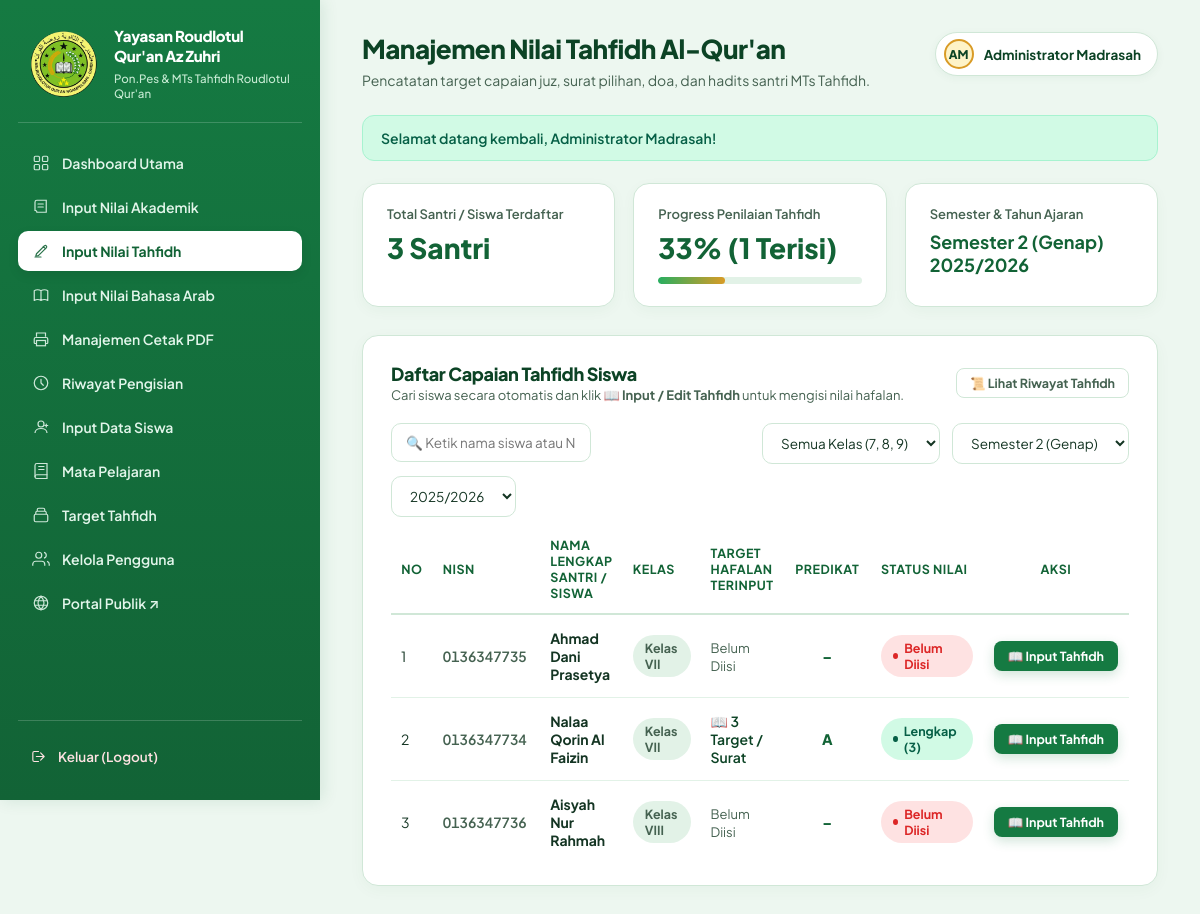
The app's page /staff/tahfidh/index.php (signed in) with its own data.
### tables this page shows
CREATE TABLE IF NOT EXISTS `students` (
    `id` INT UNSIGNED AUTO_INCREMENT PRIMARY KEY,
    `nis` VARCHAR(30) NOT NULL UNIQUE,
    `nisn` VARCHAR(20) NOT NULL UNIQUE,
    `nama` VARCHAR(150) NOT NULL,
    `jenis_kelamin` ENUM('L', 'P') NOT NULL,
    `tempat_lahir` VARCHAR(100) NOT NULL,
    `tanggal_lahir` DATE NOT NULL,
    `agama` VARCHAR(30) NOT NULL DEFAULT 'ISLAM',
    `anak_ke` TINYINT UNSIGNED NULL,
    `status_keluarga` VARCHAR(50) NULL,
    `alamat` TEXT NOT NULL,
    `kelas` VARCHAR(30) NOT NULL,
    `tanggal_diterima` DATE NULL,
    `sekolah_asal` VARCHAR(150) NULL,
    `alamat_sekolah_asal` TEXT NULL,
    `created_at` TIMESTAMP NOT NULL DEFAULT CURRENT_TIMESTAMP,
    `updated_at` TIMESTAMP NOT NULL DEFAULT CURRENT_TIMESTAMP ON UPDATE CURRENT_TIMESTAMP,
    INDEX `idx_students_nama` (`nama`),
    INDEX `idx_students_kelas` (`kelas`)
);

### includes/fungsi.php (called while the page is built, shortened)
<?php
function e(?string $value): string
{
    return htmlspecialchars($value ?? '', ENT_QUOTES, 'UTF-8');
}
function base_url(string $path = ''): string
{
    static $baseUrl = null;
    if ($baseUrl === null) {
        $docRoot = $_SERVER['DOCUMENT_ROOT'] ?? '';
        $rootDir = str_replace('\\', '/', realpath(__DIR__ . '/..') ?: '');
        $docRootDir = str_replace('\\', '/', realpath($docRoot) ?: '');
        if ($rootDir !== '' && $docRootDir !== '' && str_starts_with($rootDir, $docRootDir)) {
            $subPath = substr($rootDir, strlen($docRootDir));
            $baseUrl = rtrim($subPath, '/');
        } else {
            $baseUrl = '';
        }
    }
    $cleanPath = '/' . ltrim($path, '/');
    return ($path === '' || $path === '/') ? ($baseUrl ?: '/') : ($baseUrl . $cleanPath);
}

### includes/auth.php (called while the page is built, shortened)
<?php
require_once __DIR__ . '/fungsi.php';
function current_user(): ?array
{
    return $_SESSION['user'] ?? null;
}

### staff/tahfidh/index.php (the view, shortened to what this page needs)
<?php
require_once __DIR__ . '/../../config/koneksi.php';
require_once __DIR__ . '/../../includes/fungsi.php';
require_once __DIR__ . '/../../includes/auth.php';
$semester = (int)($_GET['semester'] ?? 2);
$schoolYear = trim($_GET['school_year'] ?? '2025/2026');
$waliKelas = current_user_wali_kelas_class();
$sql = "SELECT s.id, s.nis, s.nisn, s.nama, s.kelas,
        COUNT(tg.id) as total_hafalan,
        AVG(tg.score) as rata_rata
        FROM students s
        LEFT JOIN tahfidh_grades tg ON tg.student_id = s.id AND tg.semester = :sem AND tg.school_year = :sy
        WHERE 1=1";
$params = ['sem' => $semester, 'sy' => $schoolYear];
$sql .= " GROUP BY s.id, s.nis, s.nisn, s.nama, s.kelas ORDER BY s.kelas ASC, s.nama ASC";
$stmt = $pdo->prepare($sql);
$stmt->execute($params);
$students = $stmt->fetchAll();
$totalSiswa = count($students);
$sudahDiisi = 0;
foreach ($students as $st) {
    if ((int)$st['total_hafalan'] > 0) {
        $sudahDiisi++;
    }
}
$progressPercent = $totalSiswa > 0 ? (int)round(($sudahDiisi / $totalSiswa) * 100) : 0;
$averagePredicate = static function (?float $score): string {
    if ($score === null || $score <= 0) return '–';
    if ($score >= 98) return 'A+';
    if ($score >= 91) return 'A';
    if ($score >= 86) return 'B+';
    if ($score >= 81) return 'B';
    if ($score >= 76) return 'C+';
    if ($score >= 71) return 'C';
    if ($score >= 66) return 'D+';
    if ($score >= 61) return 'D';
    return 'E';
};
require_once __DIR__ . '/../../includes/header.php';
?>
<div class="stats">
    <div class="stat-card">
        <div class="label">Total Santri / Siswa Terdaftar</div>
        <div class="value"><?= $totalSiswa ?> Santri</div>
    </div>
    <div class="stat-card">
        <div class="label">Progress Penilaian Tahfidh</div>
        <div class="value"><?= $progressPercent ?>% (<?= $sudahDiisi ?> Terisi)</div>
        <div class="progress-track">
            <div class="progress-fill" style="width: <?= $progressPercent ?>%;"></div>
        </div>
    </div>
    <div class="stat-card">
        <div class="label">Semester &amp; Tahun Ajaran</div>
        <div class="value" style="font-size: 18px; font-weight: 700;">
            Semester <?= $semester === 1 ? '1 (Ganjil)' : '2 (Genap)' ?> <?= e($schoolYear) ?>
        </div>
    </div>
</div>
<div class="panel-card">
    <div class="panel-head">
        <div>
            <h2>Daftar Capaian Tahfidh Siswa</h2>
            <p class="section-hint" style="margin: 2px 0 0;">Cari siswa secara otomatis dan klik <strong>📖 Input / Edit Tahfidh</strong> untuk mengisi nilai hafalan.</p>
        </div>
        <div style="display: flex; gap: 8px;">
            <a href="<?= e(base_url('/staff/riwayat/index.php')) ?>" class="btn btn-ghost btn-sm">📜 Lihat Riwayat Tahfidh</a>
        </div>
    </div>
    <div class="filters" style="display: flex; flex-wrap: wrap; gap: 12px; margin-bottom: 20px;">
        <div style="flex: 1; min-width: 240px;">
            <input type="text" id="liveSearchTahfidh" placeholder="🔍 Ketik nama siswa atau NISN (pencarian otomatis)..." autofocus>
        </div>
        <div style="min-width: 150px;">
            <?php if ($isWaliKelas && $waliKelas !== null && $waliKelas !== ''): ?>
                <select id="selectKelas" onchange="applyTahfidhFilter()">
                    <option value="<?= e($waliKelas) ?>" selected><?= $waliKelas === 'IX' ? 'Kelas 9 (IX)' : ($waliKelas === 'VIII' ? 'Kelas 8 (VIII)' : 'Kelas 7 (VII)') ?></option>
                </select>
            <?php else: ?>
                <select id="selectKelas" onchange="applyTahfidhFilter()">
                    <option value="">Semua Kelas (7, 8, 9)</option>
                </select>
            <?php endif; ?>
        </div>
        <div style="min-width: 170px;">
            <select id="selectSemester" onchange="applyTahfidhFilter()">
                <option value="2" <?= $semester === 2 ? 'selected' : '' ?>>Semester 2 (Genap)</option>
            </select>
        </div>
        <div style="min-width: 150px;">
            <select id="selectSchoolYear" onchange="applyTahfidhFilter()">
                <option value="2025/2026" <?= $schoolYear === '2025/2026' ? 'selected' : '' ?>>2025/2026</option>
            </select>
        </div>
    </div>
    <div class="table-responsive">
        <table class="responsive-stack" id="tahfidhTable">
            <thead>
                <tr>
                    <th style="width: 45px;" class="num">No</th>
                    <th style="width: 130px;">NISN</th>
                    <th>Nama Lengkap Santri / Siswa</th>
                    <th style="width: 85px;">Kelas</th>
                    <th>Target Hafalan Terinput</th>
                    <th style="width: 110px; text-align: center;">Predikat</th>
                    <th style="width: 130px;">Status Nilai</th>
                    <th style="width: 160px; text-align: center;">Aksi</th>
                </tr>
            </thead>
            <tbody>
                <?php if (empty($students)): ?>
                    <tr>
                        <td colspan="8" style="text-align: center; padding: 35px; color: var(--ink-soft);">
                            Tidak ditemukan data siswa di kelas yang dipilih.
                        </td>
                    </tr>
                <?php else: ?>
                    <?php
                    $no = 1;
                    foreach ($students as $st):
                        $totalHafalan = (int)$st['total_hafalan'];
                        $rataRata = $st['rata_rata'] !== null ? (float)$st['rata_rata'] : null;
                    ?>
                        <tr data-student="<?= e(strtolower($st['nama'] . ' ' . $st['nisn'] . ' ' . $st['nis'] . ' kelas ' . $st['kelas'])) ?>" data-kelas="<?= e($st['kelas']) ?>">
                            <td class="num" data-label="No"><?= $no++ ?></td>
                            <td class="nisn" data-label="NISN"><?= e($st['nisn']) ?></td>
                            <td class="name" data-label="Nama Siswa">
                                <strong><?= e($st['nama']) ?></strong>
                            </td>
                            <td data-label="Kelas">
                                <span class="badge badge-secondary">Kelas <?= e($st['kelas']) ?></span>
                            </td>
                            <td data-label="Target Hafalan">
                                <?php if ($totalHafalan > 0): ?>
                                    <span style="font-weight: 600; color: var(--green-900);">📖 <?= $totalHafalan ?> Target / Surat</span>
                                <?php else: ?>
                                    <span style="color: var(--ink-soft); font-size: 13px;">Belum Diisi</span>
                                <?php endif; ?>
                            </td>
                            <td data-label="Predikat" style="text-align: center; font-weight: 800; color: var(--green-800); font-size: 14.5px;">
                                <?= e($averagePredicate($rataRata)) ?>
                            </td>
                            <td data-label="Status">
                                <?php if ($totalHafalan >= 2): ?>
                                    <span class="badge badge-green"><span class="dot"></span>Lengkap (<?= $totalHafalan ?>)</span>
                                <?php elseif ($totalHafalan === 1): ?>
                                    <span class="badge badge-amber"><span class="dot"></span>Sebagian (1)</span>
                                <?php else: ?>
                                    <span class="badge badge-rose"><span class="dot"></span>Belum Diisi</span>
                                <?php endif; ?>
                            </td>
                            <td data-label="Aksi" style="text-align: center;">
                                <div class="actions" style="justify-content: center; gap: 6px;">
                                    <a href="<?= e(base_url('/staff/tahfidh/input.php?student_id=' . (int)$st['id'] . '&semester=' . $semester . '&school_year=' . urlencode($schoolYear))) ?>" class="btn btn-primary btn-sm">
                                        📖 Input Tahfidh
                                    </a>
                                </div>
                            </td>
                        </tr>
                    <?php endforeach; ?>
                <?php endif; ?>
            </tbody>
        </table>
    </div>
</div>
<?php require_once __DIR__ . '/../../includes/footer.php'; ?>

### assets/css/desainstaff.css (style rules this page uses)
:root { --green-900: #0C4325; --green-800: #126336; --green-700: #157A42; --green-600: #1E8E4F; --green-500: #27AE60; --gold-500: #D99B26; --gold-400: #EAB308; --gold-100: #FEF3C7; --gold-50: #FFFBEB; --paper: #EDF7F0; --card: #FFFFFF; --ink: #143523; --ink-soft: #456251; --line: #D0E7D7; --line-soft: #E2F2E7; --rose-500: #DC2626; --rose-100: #FEE2E2; --amber-500: #D97706; --amber-100: #FEF3C7; --blue-500: #2563EB; --blue-100: #DBEAFE; }
* { box-sizing: border-box; }
body { margin: 0; font-family: 'Plus Jakarta Sans', -apple-system, BlinkMacSystemFont, 'Segoe UI', Roboto, sans-serif; background-color: var(--paper); color: var(--ink); min-height: 100vh; -webkit-font-smoothing: antialiased; }
h1, h2, h3, .brand-name { font-family: 'Plus Jakarta Sans', sans-serif; font-weight: 700; letter-spacing: -0.02em; }
.stats { display: grid; grid-template-columns: repeat(3, 1fr); gap: 18px; margin-bottom: 28px; }
.stat-card { background: var(--card); border: 1px solid var(--line); border-radius: 16px; padding: 22px 24px; box-shadow: 0 4px 14px rgba(18, 99, 54, 0.04); }
.stat-card .label { font-size: 13px; color: var(--ink-soft); margin-bottom: 8px; font-weight: 600; }
.stat-card .value { font-size: 28px; font-weight: 800; color: var(--green-800); }
.progress-track { margin-top: 12px; height: 7px; background: var(--line-soft); border-radius: 99px; overflow: hidden; }
.progress-fill { height: 100%; background: linear-gradient(90deg, var(--green-500) 0%, var(--gold-500) 100%); border-radius: 99px; transition: width 0.3s ease; }
.panel-card, .card, .data-section { background: var(--card); border: 1px solid var(--line); border-radius: 16px; padding: 26px 28px 22px; box-shadow: 0 4px 16px rgba(18, 99, 54, 0.04); margin-bottom: 24px; }
.panel-head, .data-header { display: flex; align-items: center; justify-content: space-between; gap: 16px; flex-wrap: wrap; margin-bottom: 20px; }
.panel-head h2, .data-header h2 { font-size: 18px; font-weight: 800; color: var(--green-900); margin: 0; }
.section-hint { font-size: 13px; color: var(--ink-soft); margin: 0 0 22px; }
.btn, .action-btn { font-family: 'Plus Jakarta Sans', sans-serif; font-size: 13.5px; font-weight: 700; padding: 10px 18px; border-radius: 10px; border: 1px solid transparent; cursor: pointer; display: inline-flex; align-items: center; justify-content: center; gap: 8px; white-space: nowrap; text-decoration: none; transition: opacity 0.15s ease, background 0.15s ease, transform 0.1s ease, box-shadow 0.15s ease; }
.btn-ghost, .btn-secondary, .btn-cancel { background: #FFFFFF; border: 1px solid var(--line); color: var(--ink-soft); }
.btn-primary, .btn-add, .btn-save { background: var(--green-700); color: #FFFFFF; border: 1px solid transparent; box-shadow: 0 4px 12px rgba(21, 122, 66, 0.2); }
.btn-sm, .action-btn { padding: 6px 13px; font-size: 12.5px; border-radius: 8px; }
.filters, .filter-bar { display: flex; gap: 10px; flex-wrap: wrap; margin-bottom: 20px; }
.filters select, .filters input, .filter-bar select, .filter-bar input { font-family: inherit; font-size: 13.5px; padding: 10px 14px; border: 1px solid var(--line); border-radius: 10px; background: #FFFFFF; color: var(--ink); outline: none; transition: border-color 0.15s ease, box-shadow 0.15s ease; }
.filters input, .filter-bar input { flex: 1; min-width: 200px; }
.table-responsive { overflow-x: auto; width: 100%; }
table { width: 100%; border-collapse: collapse; }
thead th { text-align: left; font-size: 12.5px; color: var(--green-800); font-weight: 700; padding: 0 10px 12px; border-bottom: 2px solid var(--line); text-transform: uppercase; letter-spacing: 0.5px; }
thead th.num { text-align: center; }
tbody td { padding: 14px 10px; border-bottom: 1px solid var(--line-soft); font-size: 14px; vertical-align: middle; }
tbody tr:last-child td { border-bottom: none; }
td.name { font-weight: 700; color: var(--ink); }
td.nisn { color: var(--ink-soft); font-variant-numeric: tabular-nums; font-weight: 600; }
.badge { display: inline-flex; align-items: center; gap: 6px; font-size: 12.5px; font-weight: 700; padding: 5px 12px; border-radius: 99px; }
.badge-green, .badge-success { background: #D1FAE5; color: #065F46; }
.badge-rose, .badge-danger { background: var(--rose-100); color: var(--rose-500); }
.badge-secondary { background: var(--line-soft); color: var(--ink-soft); }
.badge .dot { width: 6px; height: 6px; border-radius: 50%; background: currentColor; }
.actions { display: flex; gap: 8px; align-items: center; }

### records on screen
students: nisn "0136347735", nama "Ahmad Dani Prasetya", kelas "VII", shows "Belum Diisi", rataRata "–"
students: nisn "0136347734", nama "Nalaa Qorin Al Faizin", kelas "VII", totalHafalan "3", rataRata "A"
students: nisn "0136347736", nama "Aisyah Nur Rahmah", kelas "VIII", shows "Belum Diisi", rataRata "–"

### other values on screen
$contentTitle "Manajemen Nilai Tahfidh Al-Qur'an"
$contentSubtitle "Pencatatan target capaian juz, surat pilihan, doa, dan hadits santri MTs Tahfidh."
$avatarInitials "AM"
$user['nama_lengkap'] "Administrator Madrasah"
$flash['message'] "Selamat datang kembali, Administrator Madrasah!"
$totalSiswa "3"
$progressPercent "33"
$sudahDiisi "1"
$schoolYear "2025/2026"
